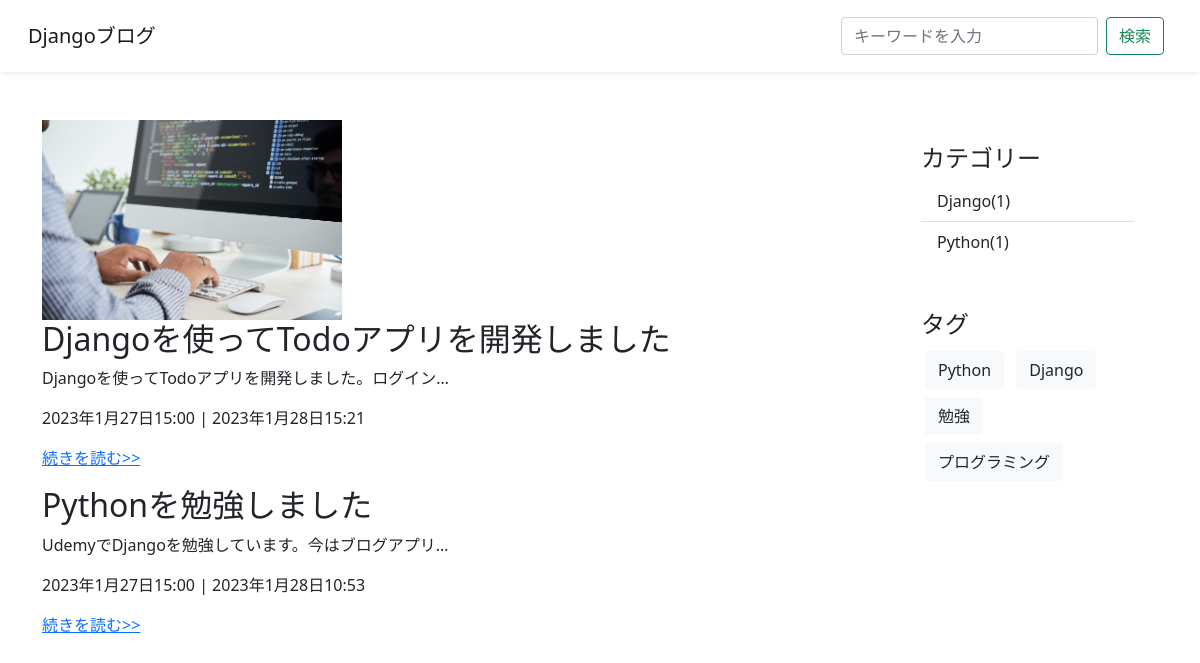
The page / on the database its author committed.
### blog/models.py (models this page shows, shortened)
class Post(models.Model):
    title = models.CharField(verbose_name="タイトル", max_length=200)
    content = models.TextField(verbose_name="本文")
    image = models.ImageField(verbose_name="画像", upload_to='uploads/', null=True, blank=True)
    created_at = models.DateTimeField(verbose_name="作成日", auto_now_add=True)
    updated_at = models.DateTimeField(verbose_name="更新日", auto_now=True)
    is_published = models.BooleanField(verbose_name="公開設定", default=False)
    category = models.ForeignKey(Category, verbose_name="カテゴリー", on_delete=models.PROTECT, null=True, blank=True)
    tag = models.ManyToManyField(Tag, verbose_name="タグ", blank=True)
    class Meta:
        verbose_name = "記事"
        verbose_name_plural = "記事"

class Category(models.Model):
    name = models.CharField(verbose_name="カテゴリー", max_length=255)
    slug = models.SlugField(verbose_name="URL", unique=True)
    class Meta:
        verbose_name = "カテゴリー"
        verbose_name_plural = "カテゴリー"

class Tag(models.Model):
    name = models.CharField(verbose_name="タグ", max_length=255)
    slug = models.SlugField(verbose_name="URL", unique=True)
    class Meta:
        verbose_name = "タグ"
        verbose_name_plural = "タグ"

### blog/views.py (the view)
# urls.py: path('', PostListView.as_view(), name='post-list'),
class PostListView(ListView):
    model = Post
    template_name = "blog/post_list.html"
    context_object_name = "posts"
    def get_queryset(self):
        posts = super().get_queryset() #querysetには全ての記事が格納されている
        return posts.order_by('-updated_at')

### blog/context_processors.py (called while the page is built)
def common(request):
    context = {
        "categories": Category.objects.annotate(
          count=Count("post", Q(post__is_published=True))
        ),
        "tags": Tag.objects.all
    }
    return context

### blog/templates/blog/post_list.html (shortened to what this page needs)
{% extends 'blog/base.html' %}
{% block content %}
<div class="row">
  <div class="col-9">
      {% for post in posts %}
        {% if post.is_published or user.is_authenticated %}
        {% if post.image %}
          <img src="{{ post.image.url }}" alt="{{ post.title }}" width="300" height="200">
        {% endif %}
          <h2>{{ post.title }}</h2>
          <p>{{ post.content | truncatechars:30 }}</p>
          <p>{{ post.created_at }} | {{ post.updated_at }}</p>
          <p><a href="{% url 'post-detail' post.pk %}">続きを読む>></a></p>
        {% endif %}
      {% endfor %}
  </div>
  <div class="col-3">
    {% include "blog/snippets/sidebar.html" %}
  </div>
</div>
{% endblock%}

### blog/templates/blog/snippets/sidebar.html
<div class="p-4 category">
  <h4>カテゴリー</h4>
  <ul class="list-group list-group-flush">
    {% for category in categories %}
      {% if category.count > 0 %}
        <li class="list-group-item">
          <a href="{% url 'category-post-list' category.slug %}">
            {{ category.name }}({{ category.count }})
          </a>
        </li>
      {% endif %}
    {% endfor %}
  </ul>
</div>
<div class="p-4">
  <h4>タグ</h4>
  {% for tag in tags %}
      <a class="btn bg-light text-dark m-1" href="{% url 'tag-post-list' tag.slug %}">
        {{ tag.name }}
      </a>
  {% endfor %}
</div>

### blog/static/blog/css/style.css (style rules this page uses)
div.category > ul > li a { color: #212529; text-decoration: none; }

### rows shown on the page
Post: image (picture), title "Djangoを使ってTodoアプリを開発しました", content "Djangoを使ってTodoアプリを開発しました。ログイン…", created_at "2023年1月27日15:00", updated_at "2023年1月28日15:21"
Post: title "Pythonを勉強しました", content "UdemyでDjangoを勉強しています。今はブログアプリ…", created_at "2023年1月27日15:00", updated_at "2023年1月28日10:53"
Category: name "Django", count "1"
Category: name "Python", count "1"
Tag: name "Python"
Tag: name "Django"
Tag: name "勉強"
Tag: name "プログラミング"
